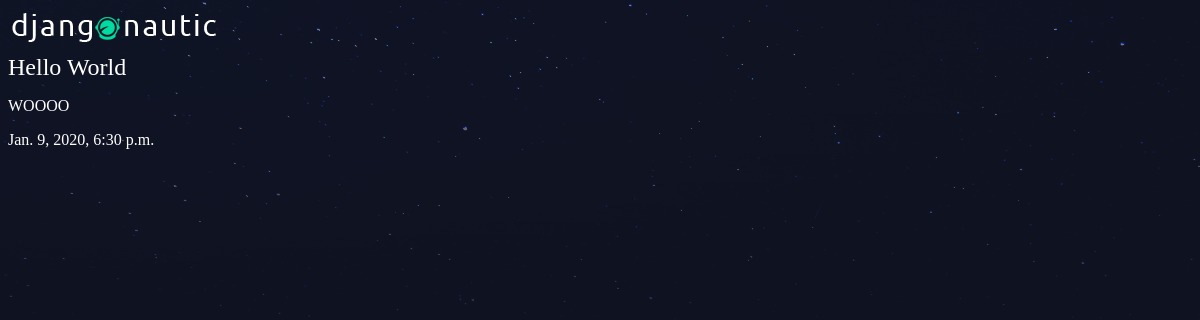
Screenshot of /articles/hello-world/ with the database file from the repository.
### articles/models.py (models this page shows, shortened)
class Article(models.Model):
    title = models.CharField(max_length = 100)
    slug = models.SlugField()
    body = models.TextField()
    date = models.DateTimeField(auto_now_add = True)

### articles/views.py (the view)
# urls.py: path('<slug:slug>/',views.article_detail,name="detail"),
def article_detail(request,slug):
    article = Article.objects.get(slug=slug)
    return render(request,'articles/article_detail.html',{'article':article})

### articles/templates/articles/article_detail.html
{% extends 'base_layout.html'%}
{% block content %}
<div class="article-detail">
  <div class="article">
    <h2>{{article.title}}</h2>
    <p>{{article.body}}</p>
    <p>{{article.date}}</p>
  </div>
</div>
{% endblock %}

### assests/styles.css (style rules this page uses)
body { background-color: #0f121f; background-image: url(stars.png); background-repeat-y:no-repeat; color:#fff; }
body * { font-family:Ubuntu; }
h1,h2,h3,h4,h5,h6 { font-weight:normal; margin:0; }

### rows the page displays
Article: title "Hello World", body "WOOOO", date "Jan. 9, 2020, 6:30 p.m."
